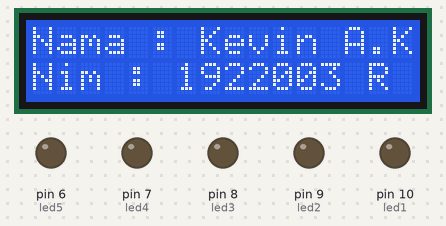
Simulated run of this sketch. Board: Arduino Uno, built with avr-gcc and run on an emulated ATmega328P. On the bench: 16×2 character LCD, output pins drawn as LEDs (lit = HIGH).

Above: at 0.1 s.
At 5.1 s:
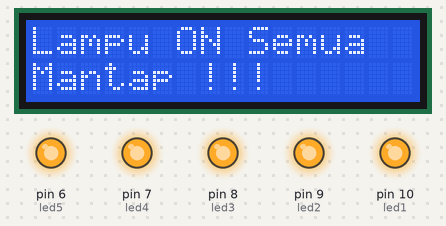
At 8.1 s:
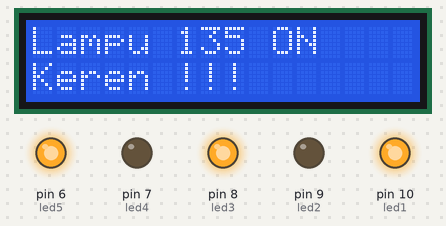
At 10.6 s:
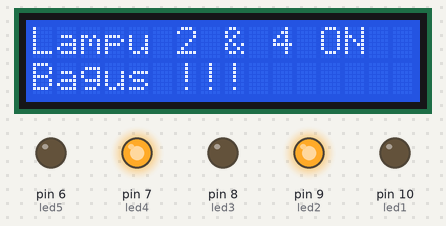
At 14.6 s:
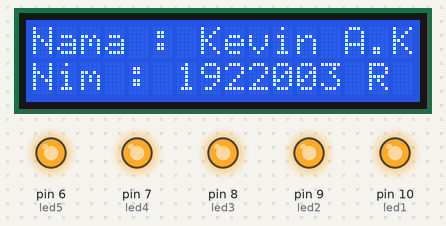
Timing chart, 0 to 39.1 s (numbered marks = the images above):
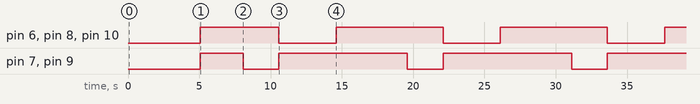

Measured:
- by itself, pin 6 (led5), pin 8 (led3), pin 10 (led1): repeats every 11.5 s: LOW 4.0 s, HIGH 7.5 s
- by itself, pin 7 (led4), pin 9 (led2): repeats every 11.5 s: LOW 2.5 s, HIGH 9.0 s
- by itself, everything shown: repeats every 11.5 s, in 5 steps
- what the display in image 1 shows lasts 3.0 s, from 5.1 s to 8.1 s
- what the display in image 2 shows lasts 2.5 s, from 8.1 s to 10.6 s
- what the display in image 3 shows lasts 4.0 s, from 10.6 s to 14.6 s

The sketch:

LCD_with_Running_light.ino
```cpp
#include <LiquidCrystal.h>

//inisialisasi koneksi pin LCD dengann Pin arduino

LiquidCrystal lcd(12, 11, 5, 4, 3, 2);
const int led1 = 10;
const int led2 = 9;
const int led3 = 8;
const int led4 = 7;
const int led5 = 6;

void setup(){
  // inisialisasikan LCD yang digunakan
  lcd.begin(16, 2);
  //Buatlah ketika simulasi dijalankan tampilan awal LCD (Liquid Crystal Display) Nama mahasiswa dan Nim mahasiswa selama 5 detik
  lcd.setCursor(0,0);
  lcd.print("Nama : Kevin A.K");
  lcd.setCursor(0,1);
  lcd.print("Nim : 1922003 R");
  delay(5000);
  pinMode(led1,OUTPUT);
  pinMode(led2,OUTPUT);
  pinMode(led3,OUTPUT);
  pinMode(led4,OUTPUT);
  pinMode(led5,OUTPUT);
  Serial.begin(9600);
  lcd.clear();
}

void loop(){
  //Hidupkan semua LED dan buatlah tampilan LCD selama 3 detik
  lcd.setCursor(0,0);
  lcd.print("Lampu ON Semua");
  lcd.setCursor(0,1);
  lcd.print("Mantap !!!");
  digitalWrite(led1,HIGH);
  digitalWrite(led2,HIGH);
  digitalWrite(led3,HIGH);
  digitalWrite(led4,HIGH);
  digitalWrite(led5,HIGH);
  delay(3000);
  lcd.clear();
  //Hidupkan LED 1, 3, 5, dan tampilan LCD selama 2,5 detik
  lcd.setCursor(0,0);
  lcd.print("Lampu 135 ON");
  lcd.setCursor(0,1);
  lcd.print("Keren !!!");
  digitalWrite(led1,HIGH);
  digitalWrite(led2,LOW);
  digitalWrite(led3,HIGH);
  digitalWrite(led4,LOW);
  digitalWrite(led5,HIGH);
  delay(2500);
  lcd.clear();
  //Hidupkan LED 2, 4, dan tampilan LCD selama 4 detik
      lcd.setCursor(0,0);
  lcd.print("Lampu 2 & 4 ON");
  lcd.setCursor(0,1);
  lcd.print("Bagus !!!");
  digitalWrite(led1,LOW);
  digitalWrite(led2,HIGH);
  digitalWrite(led3,LOW);
  digitalWrite(led4,HIGH);
  digitalWrite(led5,LOW);
  delay(4000);
  lcd.clear();
  //Buat variasi lain menghidupkan LED dan LCD selama 2 detik
  lcd.setCursor(0,0);
  lcd.print("Nama : Kevin A.K");
  lcd.setCursor(0,1);
  lcd.print("Nim : 1922003 R");
  digitalWrite(led1,HIGH);
  digitalWrite(led2,HIGH);
  digitalWrite(led3,HIGH);
  digitalWrite(led4,HIGH);
  digitalWrite(led5,HIGH);
  delay(2000);
  lcd.clear();
}
```
